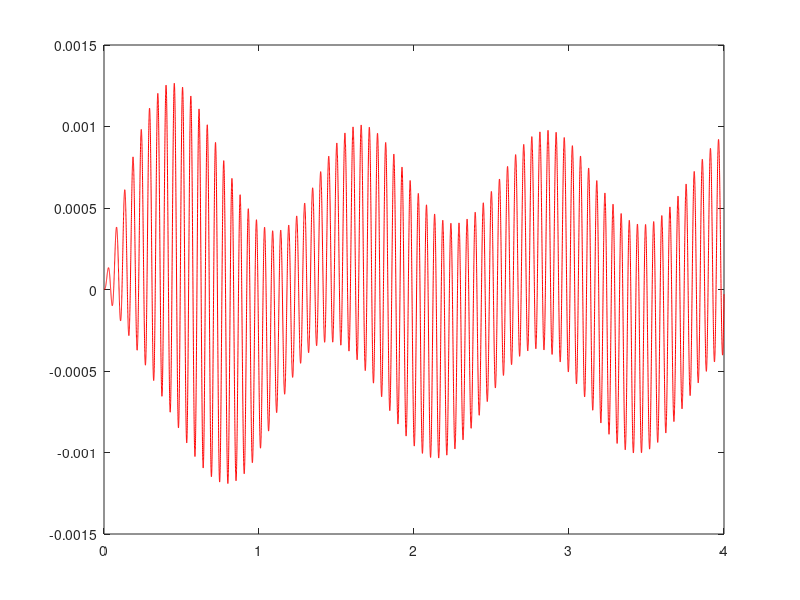

Source code (MATLAB):
function resolucionParcial
%Alumno : Vazquez Manuel 50192
g = load("p1_3k9_01.txt");
dt = 1/5000;
t0 = 0;
dim = length(g);
tf = (length(g)-1)*dt;
t1 = 3.5;
w = 1/2;
Igg = 0;
I22 = 0;
matriz1 = [0 , 1; -13255, -1.84];
matriz2 = [0;1];
x(1,1) = 0;
x(2,1) = 0;
t(1) = 0;


for m = 1:dim-1 %RK
  k1 = dt * (matriz1 * x(:,m) + matriz2 * g(m));
  xg = x(:,m) + k1/(2*w);
  tg = t(m) + dt/(2*w);
  k2 = dt * (matriz1 * xg + matriz2 * g(m));
  x(:,m+1) = x(:,m) + (1-w)*k1 + w*k2;
  t(m+1) = t(m) + dt;
endfor

for m = 1 : dim-1 %Igg
  f1 = g(m)^2;
  f2 = g(m+1)^2;
  Igg = Igg + dt * ((f1+f2)/2);
endfor

dx1(1) = (-3*x(1,1)+4*x(1,2)-x(1,3))/(2*dt);

for m=2:dim-1
  dx1(m) = (-1*x(1,m-1) + x(1,m+1))/(2*dt);
endfor

dx1(dim) = (3*x(1,dim)-4*x(1,dim-1)+x(1,dim-2))/(2*dt);

for m = 1 : dim-1 %Igg
  f1 = dx1(m)^2;
  f2 = dx1(m+1)^2;
  I22 = I22 + dt * ((f1+f2)/2);
endfor


figure (1)
plot(t,x(1,:),"r");
disp("Componente t1=3.5seg")
disp(t(17501))
disp("x1 en t1:")
disp(x(1,17501))
disp("x2 en t1:")
disp(x(2,17501))
disp("Valor de Igg:")
disp(Igg)
disp("Valor de I22:")
disp(I22)





endfunction

resolucionParcial;
